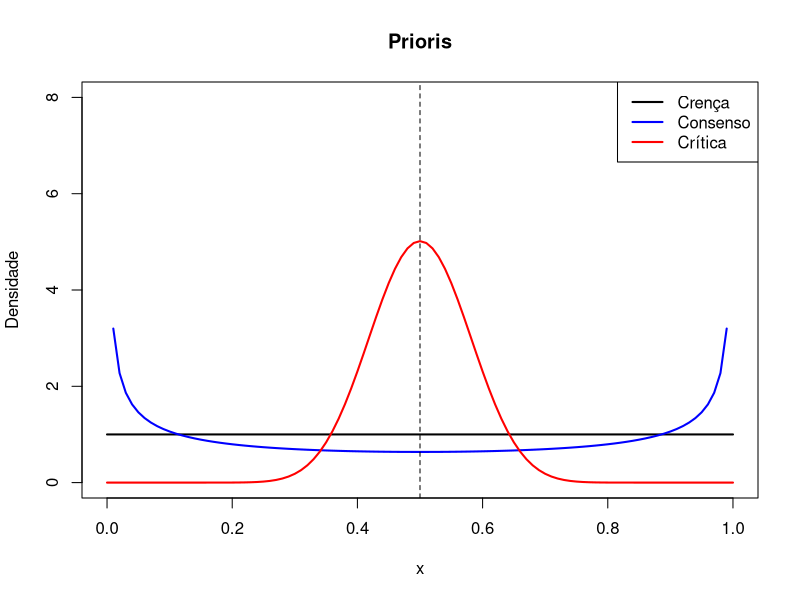
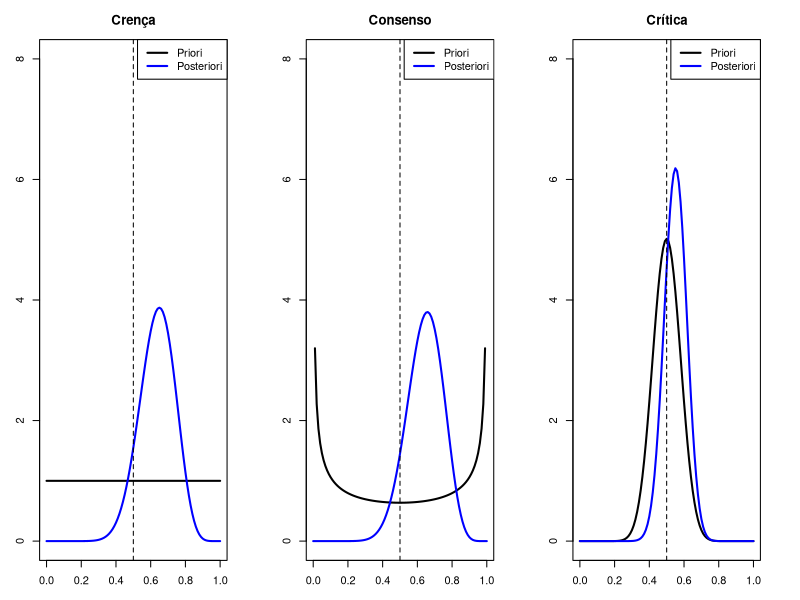

Write R code to recreate these figures, in order.
################################################################################
################################################################################
##################____________________________________________##################
##################                                            ##################
##################        Drops 1: Modelagem bayesiana        ##################
##################____________________________________________##################
##################                                            ##################
################################################################################
################################################################################

# Parametros da priori
## Crença - Ignorância completa
alfa <- 1
beta <- 1
curve(dbeta(x, shape1 = alfa, shape2 = beta), ylab = "Densidade",
      ylim = c(0,8), main = "Prioris", lwd = 2)
## Consenso - Priori de Jeffreys
alfa <- 1/2
beta <- 1/2
curve(dbeta(x, shape1 = alfa, shape2 = beta), add = T, col = "blue", lwd = 2)
## Crítica - O que queremos testar?
alfa <- 20
beta <- 20
curve(dbeta(x, shape1 = alfa, shape2 = beta), add = T, col = "red", lwd = 2)
abline(v = 0.5, lty = 2)
legend("topright", c("Crença", "Consenso", "Crítica"), lty = 1, lwd = 2,
       col = c("black", "blue", "red"))

# Posterioris
# Tamanho da amostra
n <- 20
# Dados observados
X <- 13
plot_post <- function(n, X, alfa, beta, titulo = NULL, ylim = c(0,1)){
  curve(dbeta(x, shape1 = alfa, shape2 = beta), ylab = "Densidade",
        main = titulo, lwd = 2, ylim = ylim)
  curve(dbeta(x, shape1 = X + alfa, shape2 = n - X + beta), add = T,
        col = "blue", lwd = 2)
  abline(v = 0.5, lty = 2)
  legend("topright", c("Priori", "Posteriori"), lty = 1, lwd = 2,
         col = c("black", "blue"))
}
par(mfrow = c(1,3), mar = c(3,3,3,3))
## Crença
plot_post(n, X, alfa = 1, beta = 1, titulo = "Crença", ylim = c(0,8))
## Consenso
plot_post(n, X, alfa = 1/2, beta = 1/2, titulo = "Consenso", ylim = c(0,8))
## Crítica
plot_post(n, X, alfa = 20, beta = 20, titulo = "Crítica", ylim = c(0,8))
